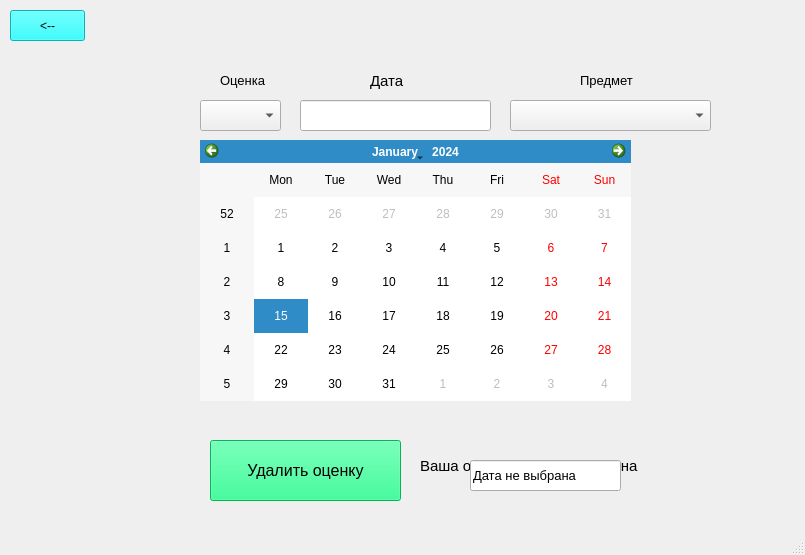
<?xml version="1.0" encoding="UTF-8"?>
<ui version="4.0">
 <class>MainWindow</class>
 <widget class="QMainWindow" name="MainWindow">
  <property name="geometry">
   <rect>
    <x>0</x>
    <y>0</y>
    <width>805</width>
    <height>555</height>
   </rect>
  </property>
  <property name="windowTitle">
   <string>MainWindow</string>
  </property>
  <property name="styleSheet">
   <string notr="true"/>
  </property>
  <widget class="QWidget" name="centralwidget">
   <widget class="QLineEdit" name="grade_date">
    <property name="geometry">
     <rect>
      <x>300</x>
      <y>100</y>
      <width>191</width>
      <height>31</height>
     </rect>
    </property>
    <property name="font">
     <font>
      <pointsize>16</pointsize>
     </font>
    </property>
    <property name="text">
     <string/>
    </property>
   </widget>
   <widget class="QPushButton" name="return_2">
    <property name="geometry">
     <rect>
      <x>10</x>
      <y>10</y>
      <width>75</width>
      <height>31</height>
     </rect>
    </property>
    <property name="styleSheet">
     <string notr="true">background-color: rgb(0, 255, 255);</string>
    </property>
    <property name="text">
     <string>&lt;--</string>
    </property>
   </widget>
   <widget class="QLabel" name="label">
    <property name="geometry">
     <rect>
      <x>220</x>
      <y>70</y>
      <width>51</width>
      <height>21</height>
     </rect>
    </property>
    <property name="font">
     <font>
      <pointsize>10</pointsize>
     </font>
    </property>
    <property name="text">
     <string>Оценка</string>
    </property>
   </widget>
   <widget class="QLabel" name="label_2">
    <property name="geometry">
     <rect>
      <x>370</x>
      <y>70</y>
      <width>61</width>
      <height>21</height>
     </rect>
    </property>
    <property name="font">
     <font>
      <pointsize>11</pointsize>
     </font>
    </property>
    <property name="text">
     <string>Дата</string>
    </property>
   </widget>
   <widget class="QComboBox" name="grade">
    <property name="geometry">
     <rect>
      <x>200</x>
      <y>100</y>
      <width>81</width>
      <height>31</height>
     </rect>
    </property>
    <property name="styleSheet">
     <string notr="true"/>
    </property>
   </widget>
   <widget class="QPushButton" name="discard_grades">
    <property name="geometry">
     <rect>
      <x>210</x>
      <y>440</y>
      <width>191</width>
      <height>61</height>
     </rect>
    </property>
    <property name="font">
     <font>
      <pointsize>12</pointsize>
     </font>
    </property>
    <property name="styleSheet">
     <string notr="true">background-color: rgb(0, 255, 127);</string>
    </property>
    <property name="text">
     <string>Удалить оценку</string>
    </property>
   </widget>
   <widget class="QCalendarWidget" name="my_calendar">
    <property name="geometry">
     <rect>
      <x>200</x>
      <y>140</y>
      <width>431</width>
      <height>261</height>
     </rect>
    </property>
   </widget>
   <widget class="QLabel" name="result_label">
    <property name="geometry">
     <rect>
      <x>420</x>
      <y>440</y>
      <width>231</width>
      <height>51</height>
     </rect>
    </property>
    <property name="font">
     <font>
      <pointsize>11</pointsize>
     </font>
    </property>
    <property name="text">
     <string>Ваша оценка успешно удалена</string>
    </property>
   </widget>
   <widget class="QComboBox" name="items_box">
    <property name="geometry">
     <rect>
      <x>510</x>
      <y>100</y>
      <width>201</width>
      <height>31</height>
     </rect>
    </property>
    <property name="styleSheet">
     <string notr="true"/>
    </property>
   </widget>
   <widget class="QLabel" name="label_5">
    <property name="geometry">
     <rect>
      <x>580</x>
      <y>70</y>
      <width>61</width>
      <height>21</height>
     </rect>
    </property>
    <property name="font">
     <font>
      <pointsize>10</pointsize>
     </font>
    </property>
    <property name="text">
     <string>Предмет</string>
    </property>
   </widget>
   <widget class="QLineEdit" name="error_line">
    <property name="geometry">
     <rect>
      <x>470</x>
      <y>460</y>
      <width>151</width>
      <height>31</height>
     </rect>
    </property>
    <property name="font">
     <font>
      <pointsize>10</pointsize>
     </font>
    </property>
    <property name="text">
     <string>Дата не выбрана</string>
    </property>
   </widget>
  </widget>
  <widget class="QMenuBar" name="menubar">
   <property name="geometry">
    <rect>
     <x>0</x>
     <y>0</y>
     <width>805</width>
     <height>21</height>
    </rect>
   </property>
  </widget>
  <widget class="QStatusBar" name="statusbar"/>
 </widget>
 <resources/>
 <connections/>
</ui>
